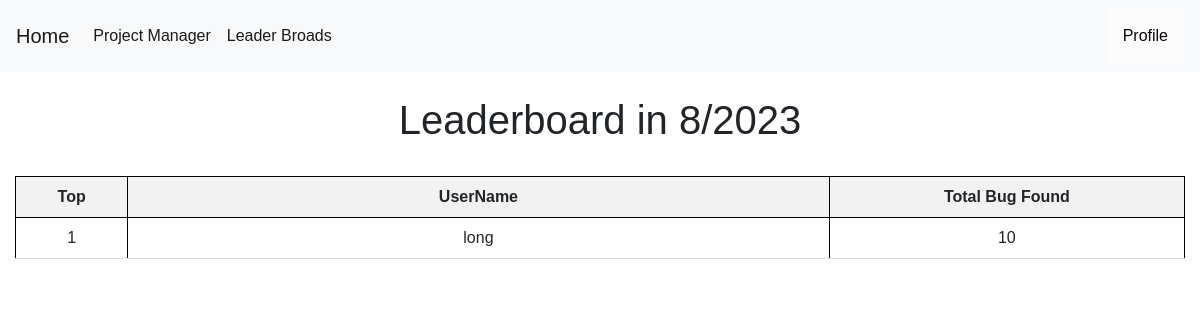
/leaderboard (signed in), run on an earlier commit of the app's database.
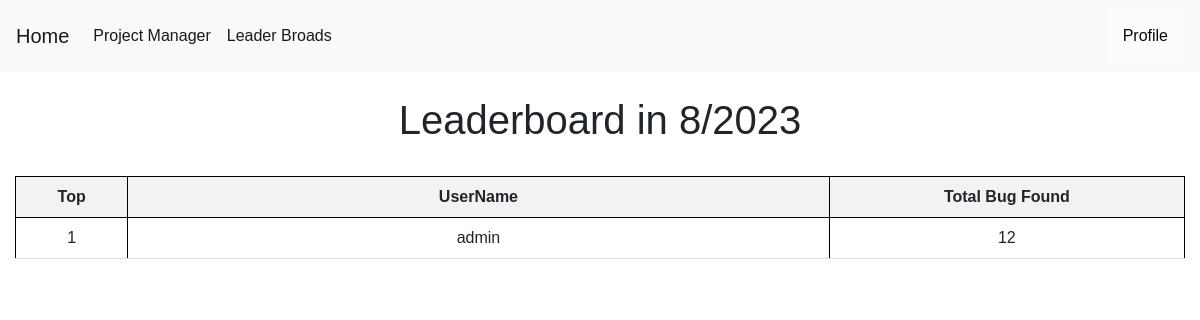
And on a later commit of the database.
### tables this page shows
CREATE TABLE bugs (
    bugid INTEGER PRIMARY KEY AUTOINCREMENT,
    requestid INTEGER NOT NULL,
    name TEXT NOT NULL,
    bugurl TEXT NOT NULL,
    method TEXT NOT NULL,
    cweid TEXT NOT NULL,
    confidence TEXT NOT NULL,
    description TEXT NOT NULL,
    solution TEXT NOT NULL,
    risk TEXT NOT NULL,
    reference TEXT NOT NULL DEFAULT NONE,
    other TEXT NOT NULL DEFAULT NONE,
    pentester TEXT,
    FOREIGN KEY (pentester) REFERENCES users(username) ON DELETE CASCADE
    FOREIGN KEY (requestid) REFERENCES requests(requestid) ON DELETE CASCADE
);

### app.py (the view)
@app.route('/leaderboard', methods=('GET', 'POST'))
def leaderboard():
    if session["userid"] == None:
        return redirect(url_for('login'))
    conn = get_db_connection()
    data = {}
    users = conn.execute('SELECT username FROM users').fetchall()
    totals = conn.execute("SELECT bugs.pentester,count(bugid),testdate FROM bugs,requests WHERE requests.requestid = bugs.requestid AND strftime('%Y-%m', testdate)  = ? group by bugs.pentester ", (datetime.today().strftime('%Y-%m'),)).fetchall()
    current_month = datetime.now().month
    current_year = datetime.now().year
    datas = sorted(totals, key=lambda x: x[1], reverse=True)
    return render_template('leaderboard.html',users=users,datas=datas,current_month=current_month,current_year=current_year)

### app.py (called while the page is built)
def get_db_connection():
    conn = sqlite3.connect('database.db')
    conn.row_factory = sqlite3.Row
    return conn

### templates/leaderboard.html (shortened to what this page needs)
{% extends 'base.html' %}
{% block content %}
<!DOCTYPE html>
<html>
<head>
    <br>
    <center><h1>Leaderboard in {{current_month}}/{{current_year}}</h1></center>
    <br>
</head>
<body>
    <table>
        <tr>
            <th style="text-align: center" ><a>Top</a></th>
            <th style="text-align: center" style="width: 80%;"><a>UserName</a></th>
            <th style="text-align: center" ><a>Total Bug Found</a></th>
        </tr>
        <tr>
            {% for data in datas %}
                <tr>
                    <td style ="text-align: center" style="width: 20%;">{{loop.index}}</td>
                    <td class = "name" style="text-align: center" style="width: 70%;">{{data.pentester}}</td>
                    <td class = "sroce" style="text-align: center" style="text-align: center">{{data['count(bugid)']}}</td>
                </tr>
            {% endfor %}
          </tr>
    </table>
</body>
</html>
{% endblock %}

What changed in the data, as far as the page shows it:
no longer on this page (row edited): bugs: pentester "long", bugid "10"
added bugs: pentester "admin", bugid "12"
